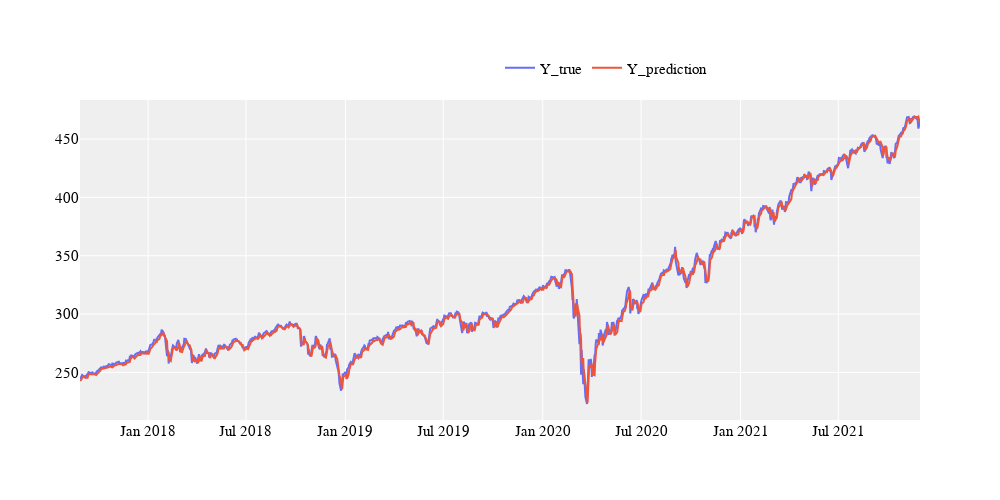

Notebook cell for this chart:
### Code cell
stock.plot_model('LSTM', LSTM_Stock_Price_Prediction)

### Figure 1 — Plotly figure (JSON) as saved in the notebook; plotly's stock layout.template omitted (floating-point values rounded to 4 significant figures; data arrays with more than 128 entries replaced by an {"elided": "..."} marker saying what was removed)
{"data": [{"name": "Y_true", "type": "scatter", "x": {"elided": "1072 str values"}, "y": {"elided": "1072 float values"}}, {"name": "Y_prediction", "type": "scatter", "x": {"elided": "1072 str values"}, "y": {"elided": "1072 float values"}}], "layout": {"font": {"color": "#000000", "family": "Monospace", "size": 15}, "height": 500, "hoverlabel": {"font": {"size": 10}}, "hovermode": "x", "legend": {"orientation": "h", "x": 0.5, "xanchor": "left", "y": 1.1, "yanchor": "middle"}, "plot_bgcolor": "#efefef", "width": 1000, "xaxis": {"anchor": "y", "domain": [0, 1], "rangeslider": {"visible": false}}, "yaxis": {"anchor": "x", "domain": [0, 1]}}}
